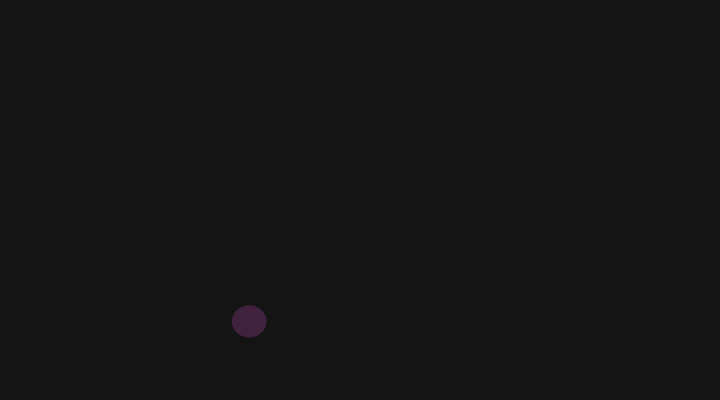
Frame 1 (no input)
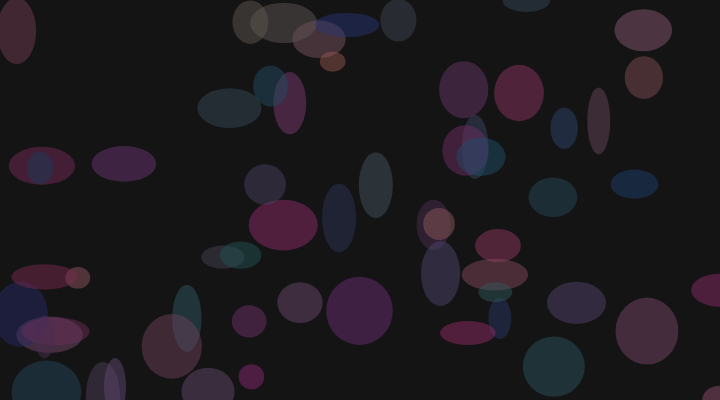
Frame 60 (no input)
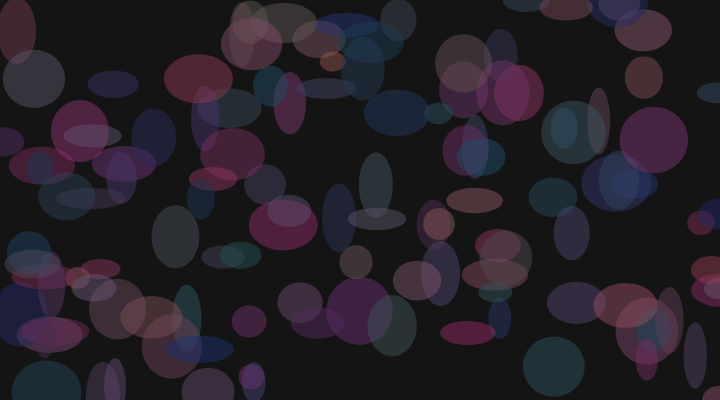
Frame 120 (the mouse pressed at the canvas centre since frame 60)

The p5.js sketch that drew these frames (run headless with seeded random() and noise() and a simulated clock; from frame 60 on, the mouse is pressed at the canvas centre):

// p5.js sketch
// ── sketch.js
let spot = {
x: 100,
y: 50,
};

let col = {
r: 0, 
g: 0,
b: 0
};

function setup() {
  createCanvas(720, 400);
  background(20);
}

function draw() {
col.r = random(20, 150);
col.g = random(40, 90);
col.b = random(80, 120);
spot.x = random(0, width);
spot.y = random(0, height);
noStroke();
fill(col.r, col.g, col.b, 120);
ellipse(spot.x, spot.y, random(20, 70), random(20,70));
}
